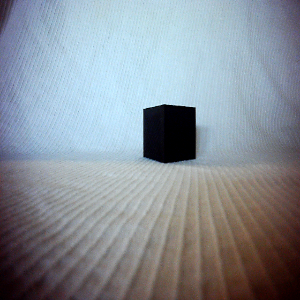
#> input picture left_image.png, 300 x 300 px
$ python edge_detection.py
#> lines starting #> are read from the running program, lines starting #| are printed output that depends on the picture; after the words box and inside, x2 and y2 are one past the last pixel; in counts of white or black regions, pixels touching at a corner belong together
### localization.py
"""These are the functions controlling angle output and distance"""
import math

def fov_fac(fov):
	"""Processing factors for the field of view, avoiding repeating functions"""
	unview = ((180 - fov) / 2)*3.1415/180
	in_view = fov*3.1415/180

	return unview, in_view

def angle_value(x_value, x_size, unview, in_view):
	"""This function takes a pixel and returns the angle from center"""
	x_ang = (x_value/x_size)*in_view + unview

	return x_ang


def find_distance(x1_ang, x2_ang, y1_ang, y2_ang, d_btw):
	"""This function returns the 3d coordinate of matched pixels, from center of system
	these coordinates, scaled by d are real world distances"""
	length = d_btw/((1/(math.tan(x1_ang)))+(1/(math.tan(x2_ang))))
	x_dist = -1*x2_ang/(math.tan(x1_ang)) - (d_btw/2)								###using this angle to avoid flipping orientation
	y_dist = -d_btw*(1/math.tan(y1_ang+y2_ang/2))

	return x_dist, y_dist, length


# [2 lines that do not run on import are left out]

### edge_detection.py

import cv2
import numpy as np
from matplotlib import pyplot as plt
import localization
import math
import matplotlib.pyplot as plt
from mpl_toolkits.mplot3d import Axes3D

###Load the images in and display
img1 = cv2.imread('left_image.png', 1)
#> img1 is the input picture: shape (300, 300, 3); mean B, G, R 152, 143.7, 136.4
img2 = cv2.imread('right_image.png', 1)
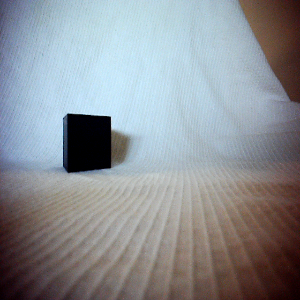
#> input picture right_image.png, 300 x 300 px
#> img2 is the input picture: shape (300, 300, 3); mean B, G, R 148.9, 143.9, 139.9

cv2.imshow('left_frame', img1)
cv2.imshow('right_frame', img2)
cv2.waitKey(0)
input("Press enter to continue")
cv2.destroyAllWindows()

###Grayscale the images before processing
img1 = cv2.cvtColor(img1, cv2.COLOR_BGR2GRAY)
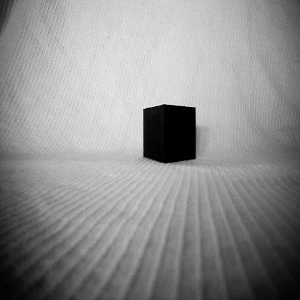
#> img1: shape (300, 300); min 0, max 237, mean 142.5
img2 = cv2.cvtColor(img2, cv2.COLOR_BGR2GRAY)
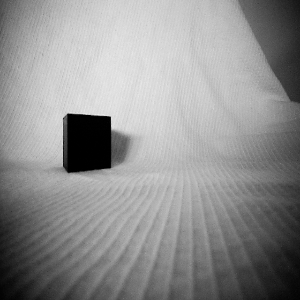
#> img2: shape (300, 300); min 0, max 237, mean 143.3

cv2.imshow('left_frame', img1)
cv2.imshow('right_frame', img2)
cv2.waitKey(0)
input("Press enter to continue")
cv2.destroyAllWindows()

###Running the canny algorithm to get edges, show
img1 = cv2.Canny(img1, 330, 500, L2gradient=True)
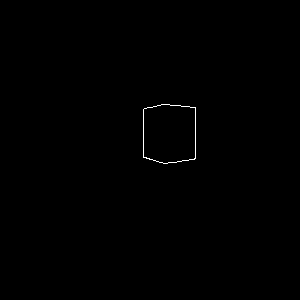
#> img1: shape (300, 300); 0.23% white in thin lines or dots, all inside (x1, y1, x2, y2) = (143, 104, 196, 164)
img2 = cv2.Canny(img2, 330, 500, L2gradient=True)
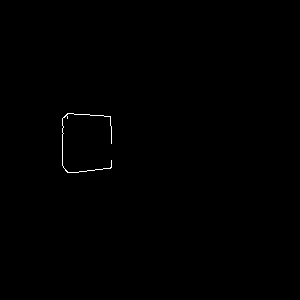
#> img2: shape (300, 300); 0.21% white in thin lines or dots, all inside (x1, y1, x2, y2) = (62, 113, 112, 173)

plt.subplot(121),plt.imshow(img1,cmap = 'gray')
plt.title('Left_Frame'), plt.xticks([]), plt.yticks([])
plt.subplot(122),plt.imshow(img2,cmap = 'gray')
plt.title('Right_Frame'), plt.xticks([]), plt.yticks([])

plt.show()
input("Press enter to continue")
cv2.destroyAllWindows()

###these loops get the x and y values of the detected pixels in the edges
pixels1 = []
for i in range(img1.shape[1]):
    for j in range(img1.shape[0]):
        if img1[j][i] == 255:
            pixels1.append([j, i])
print(len(pixels1))
#| 206

pixels2 = []
for i in range(img2.shape[1]):
    for j in range(img2.shape[0]):
        if img2[j][i] == 255:
            pixels2.append([j, i])
print(len(pixels2))
#| 191

###allocate the arrays
x_array = []
y_array = []
z_array = []

###here we are running the localization functions from the library

fov = 70
unview, in_view = localization.fov_fac(70)

for i in range(0, len(pixels2)):
    x1_ang = localization.angle_value(pixels1[i][0], 300, unview, in_view)
    x2_ang = localization.angle_value(pixels2[i][0], 300, unview, in_view)

    y1_ang = localization.angle_value(pixels1[i][1], 300, unview, in_view)
    y2_ang = localization.angle_value(pixels1[i][1], 300, unview, in_view)

    x, y, z = localization.find_distance(x1_ang, x2_ang, y1_ang, y2_ang, 4)
    x_array.append(x)
    y_array.append(y)
    z_array.append(z)
    i = 0


z_array2 = []
x_array2 = []
y_array2 = []
for i in range(0, len(z_array)):
    if z_array[i] <100 and z_array[i] >0:
        z_array2.append(z_array[i])
        x_array2.append(x_array[i])
        y_array2.append(y_array[i])
print(len(z_array2))
#| 123
print(len(x_array2))
#| 123
print(len(y_array2))
#| 123
z_tuple = tuple(z_array2)
x_tuple = tuple(x_array2)
y_tuple = tuple(y_array2)
input("Press enter again")
#> the answer given: n
#print(z_tuple)
#print(x_tuple)
#print(y_tuple)

input("press enter to plot")

fig = plt.figure()
ax = plt.axes(projection='3d')
ax.scatter(x_tuple, y_tuple, z_tuple)
ax.set_xlabel('X axis')
ax.set_ylabel('Y axis')
ax.set_zlabel('Z axis')
plt.show(fig)
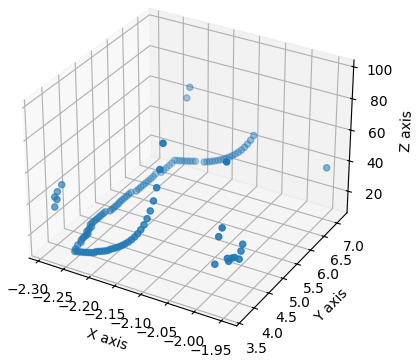
#> figure drawn by matplotlib, 1 panel
input("Press enter to finish program")
